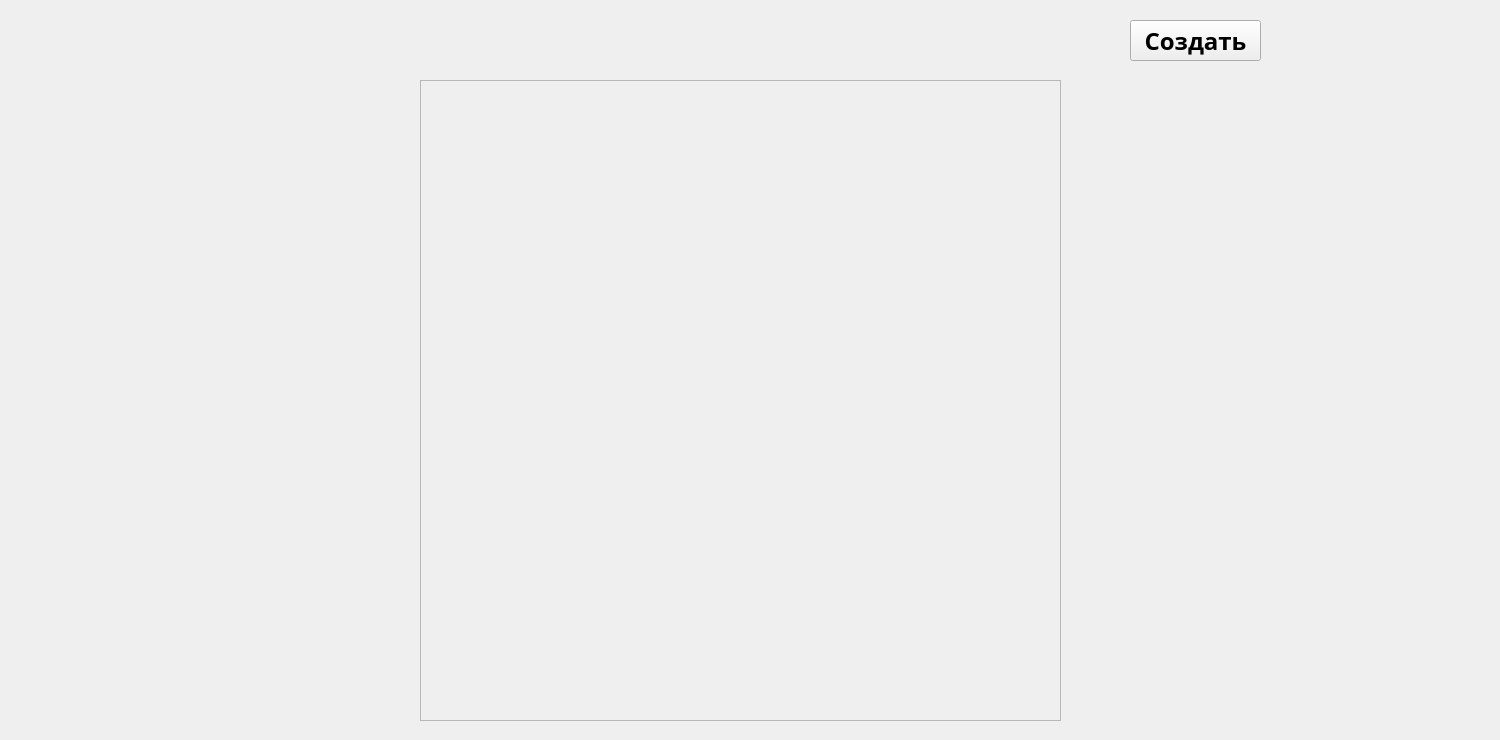
<?xml version="1.0" encoding="UTF-8"?>
<ui version="4.0">
    <class>UserPlaylists</class>
    <widget class="QFrame" name="UserPlaylists">
        <property name="geometry">
            <rect>
                <x>0</x>
                <y>0</y>
                <width>1500</width>
                <height>740</height>
            </rect>
        </property>
        <property name="windowTitle">
            <string>Frame</string>
        </property>
        <widget class="QScrollArea" name="scrollArea">
            <property name="geometry">
                <rect>
                    <x>420</x>
                    <y>80</y>
                    <width>641</width>
                    <height>641</height>
                </rect>
            </property>
            <property name="widgetResizable">
                <bool>true</bool>
            </property>
            <widget class="QWidget" name="scrollAreaWidgetContents">
                <property name="geometry">
                    <rect>
                        <x>0</x>
                        <y>0</y>
                        <width>639</width>
                        <height>639</height>
                    </rect>
                </property>
            </widget>
        </widget>
        <widget class="QPushButton" name="pb_create">
            <property name="geometry">
                <rect>
                    <x>1130</x>
                    <y>20</y>
                    <width>131</width>
                    <height>41</height>
                </rect>
            </property>
            <property name="font">
                <font>
                    <family>MelodBold</family>
                    <pointsize>18</pointsize>
                    <weight>75</weight>
                    <bold>true</bold>
                </font>
            </property>
            <property name="text">
                <string>Создать</string>
            </property>
        </widget>
    </widget>
    <resources/>
    <connections/>
</ui>
